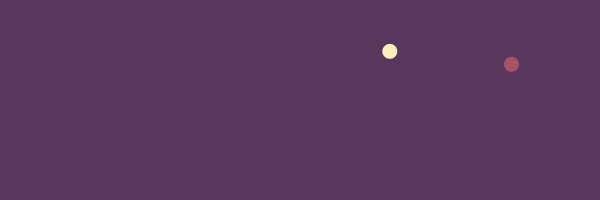
Frame 1 (no input)
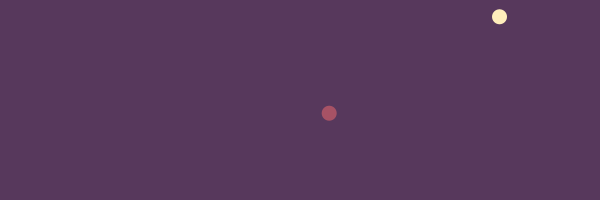
Frame 60 (the mouse pressed at the canvas centre just before this capture)
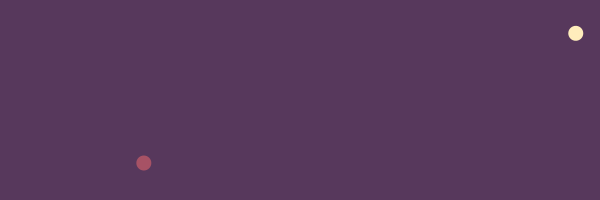
Frame 120 (the mouse held since frame 60 and released just before this capture)

The Processing sketch that drew these frames (run headless with seeded random() and noise(); from frame 60 on, the mouse is pressed at the canvas centre):

// Processing sketch: processing_180833
// ── processing_180833.pde

Mover m;
Mover m2;
 

 
 
void setup ()
{
  size (600, 200);
  smooth();
 
  m = new Mover (#ffedbc);
  m2 = new Mover (#A75265);
 
  background (#57385c);
  frameRate (30);
}
 
void draw ()
{
 
  background (#57385c);
 
  m.move();
  m.checkEdgesAndBounce();
  m.display();
  
  m2.move();
  m2.checkEdgesAndBounce();
  m2.display();
}
 
 
class Mover
{
  PVector direction;
  PVector location;
 
  float speed;
  float ellipseSize;
  
  color c; 
  
  boolean mouseOver;
 
  Mover (color tempC) // Konstruktor = setup der Mover Klasse
  {
    c = tempC; 
    location = new PVector (random (width), random (height));
    //ellipseSize = random (4, 15);
    ellipseSize = 15;
    float angle = random (TWO_PI);
    direction = new PVector (cos (angle), sin (angle));
 
    speed = random (1, 5);
  }
 
  // MOVE -----------------------------------------
 
  void move ()
  {
 
    PVector velocity = direction.get();
    velocity.mult (speed);
    location.add (velocity);
  }
 
  // CHECK --------------------------------------------------------
 
  void checkEdgesAndBounce ()
  {
    float radius = ellipseSize / 2;
 
    if (location.x < radius )
    {
      location.x = radius ;
      direction.x = direction.x * -1;
    }
    else if (location.x > width-radius )
    {
      location.x = width-radius ;
      direction.x *= -1;
    }
 
    if (location.y < radius )
    {
      location.y = radius ;
      direction.y *= -1;
    }
    else if (location.y > height-radius )
    {
      location.y = height-radius ;
      direction.y *= -1;
    }
  }
 
  // DISPLAY ---------------------------------------------------------------
 
  void display ()
  {
    //fill (#ffedbc);
    fill (c);   
    noStroke();
    ellipse (location.x, location.y, ellipseSize, ellipseSize);
  }
  
 
}
